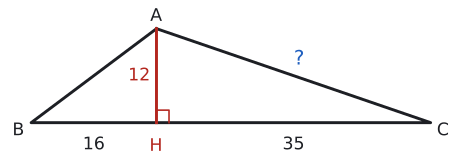

Python code for this plot:
import sys; sys.path.insert(0, "tools")
from cizim import *

def uz(P, Q): return round(float(np.linalg.norm(np.asarray(P) - np.asarray(Q))), 3)
def kenar(ax, P, Q, metin, G, d=0.45, renk=YAZI, fs=13):
    """[PQ] kenarının ortasına, G'nin ters tarafına etiket."""
    P, Q = np.asarray(P, float), np.asarray(Q, float); M = (P + Q) / 2
    u = (Q - P) / np.linalg.norm(Q - P); v = np.array([-u[1], u[0]])
    if np.dot(v, M - np.asarray(G)) < 0: v = -v
    ax.text(*(M + d * v), metin, ha="center", va="center", color=renk, fontsize=fs)
def dik_ayak(P, Q, R):
    """R noktasından PQ doğrusuna inen dikmenin ayağı."""
    P, Q, R = (np.asarray(t, float) for t in (P, Q, R))
    u = (Q - P) / np.linalg.norm(Q - P); return P + np.dot(R - P, u) * u
def dik(ax, ayak, p1, p2, k=0.3, renk=YAZI):
    """ayak noktasında, ayak->p1 ve ayak->p2 yönleri arasında dik açı karesi."""
    ayak = np.asarray(ayak, float)
    u = (np.asarray(p1) - ayak) / np.linalg.norm(np.asarray(p1) - ayak); v = (np.asarray(p2) - ayak) / np.linalg.norm(np.asarray(p2) - ayak)
    ax.plot(*zip(ayak + k * u, ayak + k * (u + v), ayak + k * v), color=renk, lw=1.2)
def centik(ax, P, Q, n=1, renk=YAZI, L=0.18, ara=0.12):
    """[PQ] ortasına n tane eşlik çentiği."""
    P, Q = np.asarray(P, float), np.asarray(Q, float); M = (P + Q) / 2
    u = (Q - P) / np.linalg.norm(Q - P); v = np.array([-u[1], u[0]])
    for i in range(n):
        c = M + (i - (n - 1) / 2) * ara * u
        ax.plot(*zip(c - L * v, c + L * v), color=renk, lw=1.3)

# [AH] ⊥ [BC], |AH|=12, |BH|=16, |HC|=35  =>  |AB|=20, |AC|=37.
B, C, H, A = np.array([0.0, 0.0]), np.array([51.0, 0.0]), np.array([16.0, 0.0]), np.array([16.0, 12.0])
print("AB", uz(A, B), "AC", uz(A, C))
G = (A + B + C) / 3
fig, ax = sekil(6, 2.4)
ax.set_aspect("equal"); ax.axis("off")
ax.plot(*zip(A, B, C, A), color=YAZI); ax.plot(*zip(A, H), color=KIRMIZI, lw=2.2)
dik(ax, H, A, C, k=1.6, renk=KIRMIZI)
for P, ad, d in ((A, "A", (-0.8, 1.0)), (B, "B", (-2.4, -1.6)), (C, "C", (0.8, -1.6))): ax.text(P[0] + d[0], P[1] + d[1], ad, fontsize=13)
ax.text(H[0] - 0.9, -3.6, "H", color=KIRMIZI, fontsize=13)
ax.text(H[0] - 0.8, 5.4, "12", color=KIRMIZI, fontsize=13, ha="right")
ax.text(8, -3.4, "16", fontsize=13, ha="center"); ax.text(33.5, -3.4, "35", fontsize=13, ha="center")
kenar(ax, A, C, "?", G, d=2.2, renk=MAVI, fs=15)
ax.set_xlim(-3, 54); ax.set_ylim(-4.5, 14.5)
kaydet(fig, __file__)
